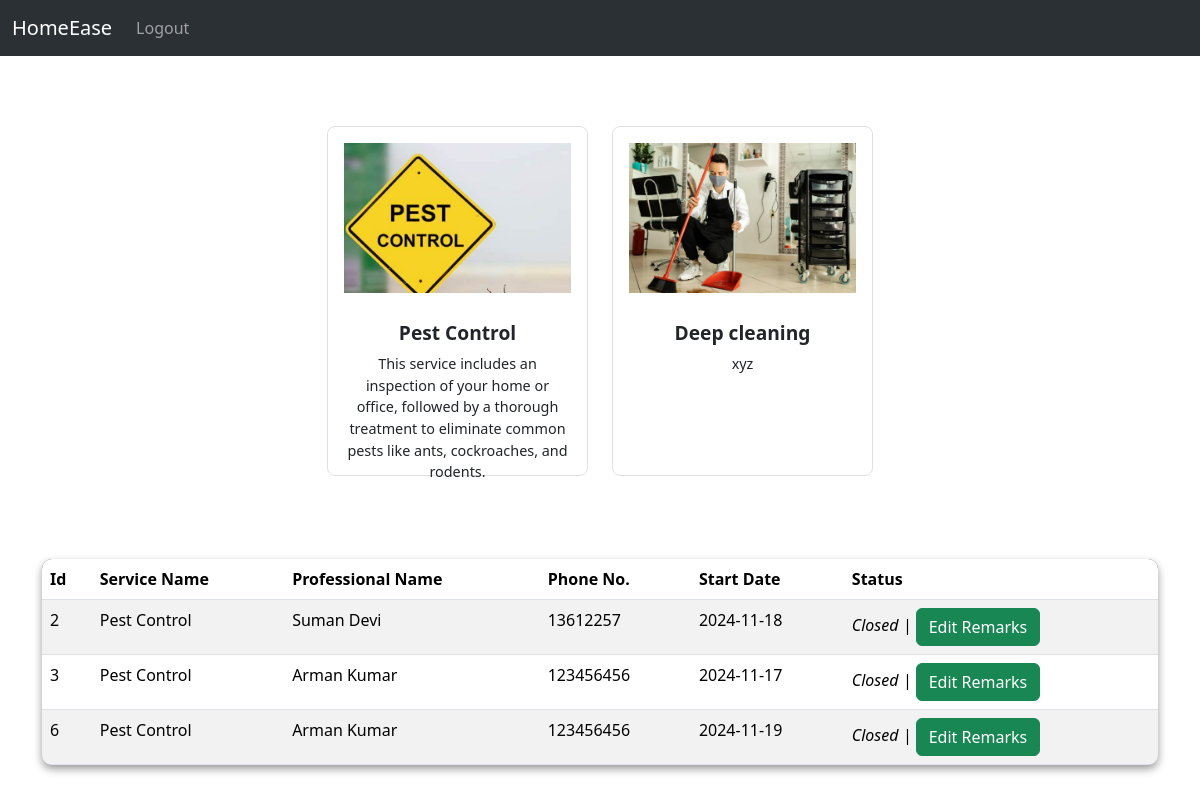
The page /customer_dashboard/1 on the database its author committed.
### models.py (models this page shows)
class Service(db.Model):
    id = db.Column(db.Integer, primary_key=True)
    service_name = db.Column(db.String(50), nullable=False)
    base_price = db.Column(db.Float, nullable=False)
    time = db.Column(db.Integer, nullable=False)
    service_description = db.Column(db.String(250), nullable=False)
    image_url = db.Column(db.String(50), nullable=False)
    status = db.Column(db.String(50),nullable=False)
    professionals = db.relationship('Professional', back_populates='service')
    service_requests = db.relationship('Request', back_populates='service')

class Request(db.Model):
    req_id = db.Column(db.Integer, primary_key=True)
    date_of_req = db.Column(db.Date, default=date.today, nullable=False)
    date_of_completion = db.Column(db.Date, nullable=True)
    service_status = db.Column(db.String(50), nullable=False)
    service_rating = db.Column(db.Float, nullable=True)
    remarks = db.Column(db.String(255), nullable=True)
    start_date = db.Column(db.Date, nullable=False)
    service_id = db.Column(db.Integer, db.ForeignKey('service.id'), nullable=False)
    customer_id = db.Column(db.Integer, db.ForeignKey('customer.id'), nullable=False)
    professional_id = db.Column(db.Integer, db.ForeignKey('professional.id'), nullable=False)
    professional = db.relationship('Professional', back_populates='requests')
    service = db.relationship('Service', back_populates='service_requests')
    customer = db.relationship('Customer', back_populates='requests')

class Professional(db.Model):
    id = db.Column(db.Integer, primary_key=True)
    username = db.Column(db.String(50), nullable=False, unique=True)
    passhash = db.Column(db.String(50), nullable=False)
    name = db.Column(db.String(50), nullable=False)
    experience = db.Column(db.Integer, nullable=False)
    resume_path = db.Column(db.String(255), nullable=False)
    address = db.Column(db.String(50), nullable=False)
    pincode = db.Column(db.Integer, nullable=False)
    date_created = db.Column(db.Date, default=date.today, nullable=False)
    is_admin = db.Column(db.Boolean, nullable=False, default=False)
    description = db.Column(db.String(255), nullable=False)
    status = db.Column(db.String(255), nullable=False)
    phone_no = db.Column(db.Integer, nullable=True)
    rating = db.Column(db.Float, nullable=True)
    price = db.Column(db.Float, nullable=False)
    service_id = db.Column(db.Integer, db.ForeignKey('service.id'), nullable=False)
    service = db.relationship('Service', back_populates='professionals')
    requests = db.relationship('Request', back_populates='professional')

### routes.py (the view)
@app.route('/customer_dashboard/<int:customer_id>')
def customer_dashboard(customer_id):
    services = Service.query.all()
    professionals = Professional.query.order_by(Professional.rating.desc()).all()
    requests = Request.query.order_by(Request.date_of_req.desc()).all()
    customer = Customer.query.get(customer_id)
    return render_template('customer_dashboard.html',requests=requests,services=services,professionals=professionals,customer=customer)

### templates/customer_dashboard.html (shortened to what this page needs)
{% extends 'base.html' %} {% block title %} Customer{% endblock %} {% block
style %} {{ super() }}
<link
  rel="stylesheet"
  href="{{ url_for('static', filename='css/customer_dashboard.css') }}"
/>
{% endblock %}
{% block content %}
<div class="container">
  <h2 class="text-center text-white fw-bold mt-4 mb-2">Looking For?</h2>
  <div class="row justify-content-center">
    {% for service in services %}
    {%if service.status=='Active'%}
    <div class="col-6 col-md-3 mb-3">
      <div
        class="card"
        data-bs-toggle="modal"
        data-bs-target="#serviceModal{{ service.id }}"
        data-service-name="{{ service.service_name }}"
        data-service-description="{{ service.description }}"
      >
        <img
          src="{{ url_for('static', filename='images/' + service.image_url) }}"
          alt="{{ service.service_name }}"
          class="img-fluid mb-3"
          style="max-height: 150px; object-fit: cover"
        />
        <span class="fw-bold">{{ service.service_name }}</span>
        <p>{{ service.service_description }}</p>
      </div>
    </div>
    {%endif%}
    {% endfor %}
  </div>
</div>
<h2 class="text-center text-white fw-bold">Service History</h2>
<div class="container">
  <table class="table table-striped table-hover">
    <thead>
      <tr>
        <th scope="col">Id</th>
        <th scope="col">Service Name</th>
        <th scope="col">Professional Name</th>
        <th scope="col">Phone No.</th>
        <th scope="col">Start Date</th>
        <th scope="col">Status</th>
      </tr>
    </thead>
    <tbody>
      {% for request in requests %}
      {% if request.customer_id == customer.id and request.professional.status=='Approved'%}
      <tr>
        <td>{{ request.req_id }}</td>
        <td>{{ request.service.service_name }}</td>
        <td>{{ request.professional.name }}</td>
        <td>{{ request.professional.phone_no }}</td>
        <td>{{ request.start_date }}</td>
        <td>
          <em>{{ request.service_status }}</em>
          {% if request.service_status == "Accepted" %}
          <em>
            |
            <button
              class="btn btn-success"
              data-bs-toggle="modal"
              data-bs-target="#closeService{{ request.req_id }}"
            >
              Close it
            </button>
          </em>
          {% elif request.service_status == "Closed" %}
          <em>
            |
            <button
              class="btn btn-success"
              data-bs-toggle="modal"
              data-bs-target="#editRemarks{{ request.req_id }}"
            >
              Edit Remarks
            </button>
          </em>
          {% endif %}
        </td>
      </tr>
      {% endif %} {% endfor %}
    </tbody>
  </table>
</div>
{%endblock%}

### templates/base.html (shortened to what this page needs)
<!DOCTYPE html>
<html lang="en">
<head>
    {% block style %}
    <link href="https://cdn.jsdelivr.net/npm/bootstrap@5.3.3/dist/css/bootstrap.min.css" rel="stylesheet">
    <link rel="stylesheet" href="{{ url_for('static', filename='css/style.css') }}">
    {% endblock %}
</head>
<body >
    <nav class="navbar navbar-expand-lg bg-body-tertiary " data-bs-theme="dark">
        <div class="container-fluid">
            <a class="navbar-brand" href="#">HomeEase</a>
            <div class="collapse navbar-collapse" id="navbarNavDropdown">
              <ul class="navbar-nav">
                <li class="nav-item">
                <a class="nav-link" href="{{ url_for('logout') }}">Logout</a>
                </li>
              </ul>
            </div>
          </div>
      </nav>
    {% block content %}
    {% endblock %}
</body>
</html>

### static/css/style.css (style rules this page uses)
body { background-image: url('../images/bg-img.png'); background-attachment: fixed; background-repeat: no-repeat; background-size: cover; }
table { background: rgba(0, 0, 50, 0.25); backdrop-filter: blur(10px); -webkit-backdrop-filter: blur(10px); color: white; width: 100%; border-radius: 10px; box-shadow: 0 4px 8px rgba(0, 0, 0, 0.4); border-collapse: collapse; overflow: hidden; }
thead { background-color: rgba(0, 0, 50, 0.5); color: #e0e0e0; }
td, th { padding: 15px; }

### static/css/customer_dashboard.css (style rules this page uses)
.card { border: 1px solid #e0e0e0; border-radius: 8px; padding: 16px; text-align: center; margin-bottom: 20px; height:350px; }
.card img { max-height: 150px; object-fit: cover; margin-bottom: 15px; }
.card span { font-weight: bold; font-size: 1.2em; display: block; margin-top: 10px; }
.card p { font-size: 0.9em; margin: 5px 0; }

### rows shown on the page
Service: image_url (picture), service_name "Pest Control", service_description "This service includes an inspection of your home or office, followed by a thorough treatment to eliminate common pests like ants, cockroaches, and rodents."
Service: image_url (picture), service_name "Deep cleaning", service_description "xyz"
Request: req_id "2", service.service_name "Pest Control", professional.name "Suman Devi", professional.phone_no "13612257", start_date "2024-11-18", service_status "Closed"
Request: req_id "3", service.service_name "Pest Control", professional.name "Arman Kumar", professional.phone_no "123456456", start_date "2024-11-17", service_status "Closed"
Request: req_id "6", service.service_name "Pest Control", professional.name "Arman Kumar", professional.phone_no "123456456", start_date "2024-11-19", service_status "Closed"
